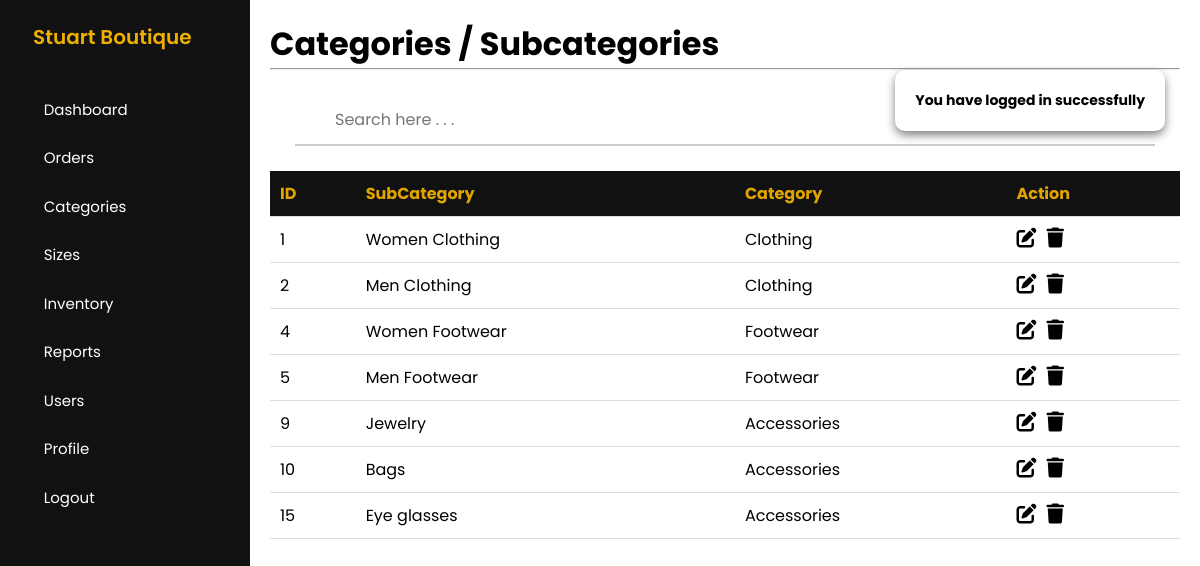
Screenshot of /admin/view-categories.php (signed in) with the database file from the repository.
### tables this page shows
CREATE TABLE `subcategories` (
  `subcategoryID` int(11) NOT NULL,
  `subcategoryName` varchar(255) NOT NULL,
  `categoryID` int(11) NOT NULL
);

CREATE TABLE `categories` (
  `categoryID` int(11) NOT NULL,
  `categoryName` varchar(255) NOT NULL
);

### config/DatabaseConnection.php (called while the page is built, shortened)
<?php
    class DatabaseConnection
    {
        public function __construct()
        {
            $this->conn = new mysqli(HOSTNAME,USERNAME,PASSWORD,DATABASE);
        }
    }
?>

### admin/controllers/SubcategoriesController.php (called while the page is built, shortened)
<?php
    class SubcategoriesController
    {
        private $conn;
        public function __construct()
        {
            $db = new DatabaseConnection;
            $this->conn = $db->conn;
        }
        public function rows($row)
        {
            return $data = [
                'id' => $row['subcategoryID'],
                'name' => $row['subcategoryName'],
                'categoryID' => $row['categoryID'],
                'categoryName' => $row['categoryName']
            ];
        }
        public function get()
        {
            $getDataQuery = "
                SELECT subcategories.*, categories.categoryName
                FROM subcategories
                INNER JOIN categories
                ON subcategories.categoryID = categories.categoryID
            ";
            $result = $this->conn->query($getDataQuery);
            if($result->num_rows > 0){
                return $result;
            }else{
                return false;
            }
        }
    }
?>

### admin/view-categories.php (the view, shortened to what this page needs)
<?php
    include_once 'controllers/SubcategoriesController.php';
    $subcategories = new SubcategoriesController;
    include 'includes/header.php';
    include 'includes/sidebar.php';
?>
<main>
    <h1>Categories / Subcategories</h1>
    <hr>
    <div class="search-container">
        <input type="text" id="myInput" onkeyup="filterTable()" placeholder="Search here . . ." title="Type in a name">
    </div>
        <div class="table-container">
            <div class="scroll-table">
                <table class="child-table" id="inventoryTable">
                    <thead>
                        <tr>
                            <th>ID</th>
                            <th>SubCategory</th>
                            <th>Category</th>
                            <th>Action</th>
                        </tr>
                    </thead>
                    <tbody>
                        <?php
                            $resultGet = $subcategories->get();
                            if(!$resultGet){
                                showMessage('No Subcategories Record Found');
                            }else{
                                foreach($resultGet as $subcategoriesRows) :
                                    $data = $subcategories->rows($subcategoriesRows);
                        ?>
                        <tr>
                            <td>
                                <?= $data['id'] ?>
                            </td>
                            <td>
                                <?= $data['name'] ?>
                            </td>
                            <td>
                                <?= $data['categoryName'] ?>
                            </td>
                            <td>
                                <div class="a-cont">
                                    <a href="edit-subcategories.php?updateID=<?= $data['id'] ?>">
                                        <i class="fa-solid fa-pen-to-square"></i>
                                    </a>
                                    <form action="codes/subcategories-code.php" method="post" class="form">
                                        <button type="submit" name="delete-button" value="<?= $data['id'] ?>" class="delete-button">
                                            <i class="fa-solid fa-trash"></i>
                                        </button>
                                    </form>
                                </div>
                            </td>
                        </tr>
                        <?php
                                endforeach;
                            }
                        ?>
                    </tbody>
                </table>
            </div>
        </div>
</main>
<?php include 'includes/footer.php'; ?>

### admin/css/sidebar4.css (style rules this page uses)
.search-container { padding: 25px 25px; align-items: center; display: flex; flex-direction: row; }
#myInput { width: 100%; font-size: 16px; padding: 12px 20px 12px 40px; border: none; outline: none; border-bottom: 2px solid #ccc; }

### admin/css/table4.css (style rules this page uses)
.table-container { flex: 2; }
.scroll-table { height: 480px; overflow-y: auto; }
.child-table { border-collapse: collapse; width: 100%; }
.child-table th { position: sticky; top: 0; }
.child-table th, .child-table td { border-bottom: 1px solid #ddd; padding: 10px; text-align: left; }
.child-table th { background-color: #111; color: #E2A500; }
.child-table .a-cont { display: flex; gap: 10px; }
.child-table a { text-decoration: none; color: #000; }
.child-table a i { font-size: 20px; }
.child-table .delete-button { background-color: transparent; border: none; cursor: pointer; width: 0%; }
.child-table .delete-button i { font-size: 20px; }

### rows the page displays
subcategories: id "1", subcategoryName "Women Clothing", categoryID.categoryName "Clothing"
subcategories: subcategoryID "2", subcategoryName "Men Clothing", categoryID.categoryName "Clothing"
subcategories: subcategoryID "4", subcategoryName "Women Footwear", categoryID.categoryName "Footwear"
subcategories: subcategoryID "5", subcategoryName "Men Footwear", categoryID.categoryName "Footwear"
subcategories: subcategoryID "9", subcategoryName "Jewelry", categoryID.categoryName "Accessories"
subcategories: subcategoryID "10", subcategoryName "Bags", categoryID.categoryName "Accessories"
subcategories: subcategoryID "15", subcategoryName "Eye glasses", categoryID.categoryName "Accessories"
